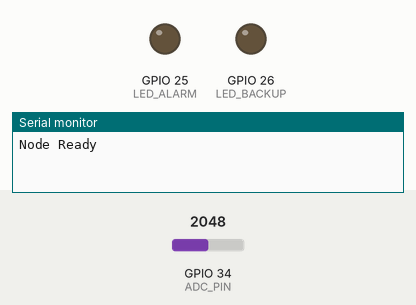
This sketch was run on a simulated ESP32. Shown: output pins drawn as LEDs (lit = HIGH), the last lines printed to the serial monitor. The test bench sets the inputs (shaded band); at power-on: GPIO 34 (ADC_PIN) = 2048.

Above: at 1.7 s.
1.8 s: GPIO 34 (ADC_PIN) set to 2126
3.4 s: GPIO 34 (ADC_PIN) set to 2225
At 3.8 s:
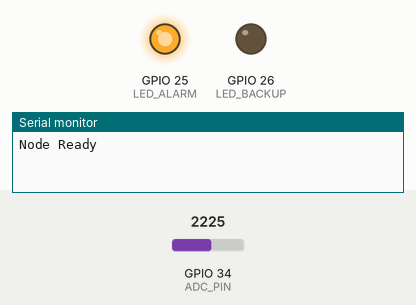
4.9 s: GPIO 34 (ADC_PIN) set to 2704
6.6 s: GPIO 34 (ADC_PIN) set to 2783
At 7.5 s:
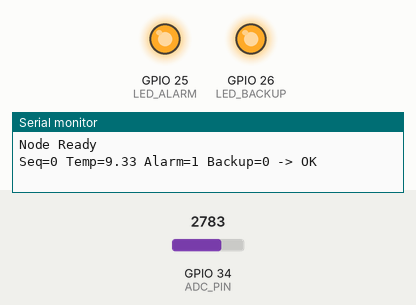
8.1 s: GPIO 34 (ADC_PIN) set to 2047
At 9.2 s:
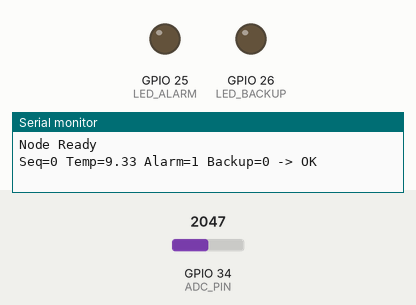
9.7 s: GPIO 34 (ADC_PIN) set to 2866
At 11.0 s:
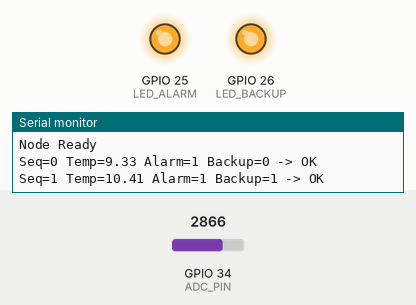
Timing chart, 0 to 12.3 s (numbered marks = the images above; inputs shaded):
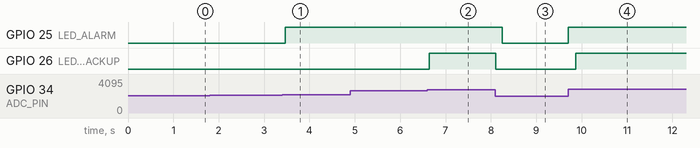

Measured:
- the behaviour switches between 2184 and 2185 on GPIO 34 (ADC_PIN) (found by bisection; images 0 and 1)
- the behaviour switches between 2730 and 2731 on GPIO 34 (ADC_PIN) (found by bisection; images 1 and 2)
- after the input at 1.8 s, every drawn part: stays the same
- after the input at 3.4 s, GPIO 25 (LED_ALARM): LOW → HIGH after 0.07 s
- after the input at 6.6 s, GPIO 26 (LED_BACKUP): LOW → HIGH at once
- after the input at 8.1 s, GPIO 25 (LED_ALARM): HIGH → LOW after 0.15 s; GPIO 26 (LED_BACKUP): HIGH → LOW at once
- after the input at 9.7 s, GPIO 25 (LED_ALARM): LOW → HIGH at once; GPIO 26 (LED_BACKUP): LOW → HIGH after 0.16 s

The sketch:

Node_Plus.ino
```cpp
#include <WiFi.h>
#include <esp_now.h>
#include <esp_wifi.h>

#define ADC_PIN       34
#define LED_ALARM     25
#define LED_BACKUP    26

uint8_t GATEWAY_MAC[] = { 0x88, 0x57, 0x21, 0xBC, 0x56, 0x8C };
static const uint8_t ESPNOW_CH = 6;

const float ALARM_TEMP  = 8.0;
const float BACKUP_TEMP = 10.0;
const unsigned long SAMPLE_MS = 5000;

typedef struct __attribute__((packed)) {
  uint32_t seq;
  uint32_t ts_ms;
  float    temp_c;
  uint8_t  alarm_on;
  uint8_t  backup_on;
} TelemetryMsg;

enum CmdType : uint8_t {
  CMD_NONE        = 0,
  CMD_RESET_ALARM = 1,
  CMD_BACKUP_ON   = 2,
  CMD_BACKUP_OFF  = 3
};

typedef struct __attribute__((packed)) {
  uint32_t cmd_seq;
  uint8_t  cmd_type;
} ControlMsg;

uint32_t seq = 0;
unsigned long lastSend = 0;
float tempEMA = 5.0;
const float alpha = 0.2;

unsigned long alarmSuppressUntil = 0;
int backupForced = -1;

float mapFloat(float x, float in_min, float in_max, float out_min, float out_max) {
  return (x - in_min) * (out_max - out_min) / (in_max - in_min) + out_min;
}

void onDataSent(const wifi_tx_info_t *tx_info, esp_now_send_status_t status) {
}

void onRecv(const esp_now_recv_info_t *info, const uint8_t *data, int len) {
  if (len != (int)sizeof(ControlMsg)) return;

  ControlMsg c;
  memcpy(&c, data, sizeof(c));

  Serial.printf("CMD: %d (Seq=%u)\n", c.cmd_type, c.cmd_seq);

  if (c.cmd_type == CMD_RESET_ALARM) {
    alarmSuppressUntil = millis() + 10000;
  } else if (c.cmd_type == CMD_BACKUP_ON) {
    backupForced = 1;
  } else if (c.cmd_type == CMD_BACKUP_OFF) {
    backupForced = 0;
  }
}

void setup() {
  Serial.begin(115200);
  delay(500);

  pinMode(LED_ALARM, OUTPUT);
  pinMode(LED_BACKUP, OUTPUT);
  digitalWrite(LED_ALARM, LOW);
  digitalWrite(LED_BACKUP, LOW);

  WiFi.mode(WIFI_STA);
  WiFi.disconnect(true, true);
  esp_wifi_set_ps(WIFI_PS_NONE);
  esp_wifi_set_channel(ESPNOW_CH, WIFI_SECOND_CHAN_NONE);

  if (esp_now_init() != ESP_OK) {
    Serial.println("ESP-NOW Init Failed");
    ESP.restart();
  }

  esp_now_register_send_cb(onDataSent);
  esp_now_register_recv_cb(onRecv);

  esp_now_peer_info_t peerInfo = {};
  memcpy(peerInfo.peer_addr, GATEWAY_MAC, 6);
  peerInfo.channel = ESPNOW_CH;
  peerInfo.encrypt = false;

  if (esp_now_add_peer(&peerInfo) != ESP_OK) {
    Serial.println("Add Peer Failed");
  } else {
    Serial.println("Node Ready");
  }
}

void loop() {
  unsigned long now = millis();

  int adc = analogRead(ADC_PIN);
  float tempRaw = mapFloat(adc, 0, 4095, 0.0, 15.0);

  tempEMA = alpha * tempRaw + (1.0 - alpha) * tempEMA;

  bool alarmCondition = (tempEMA > ALARM_TEMP);
  bool alarmState = alarmCondition;

  if (now < alarmSuppressUntil) {
    alarmState = false;
  }

  bool backupCondition = (tempEMA > BACKUP_TEMP);
  bool backupState = backupCondition;

  if (backupForced == 1) backupState = true;
  if (backupForced == 0) backupState = false;

  digitalWrite(LED_ALARM, alarmState ? HIGH : LOW);
  digitalWrite(LED_BACKUP, backupState ? HIGH : LOW);

  if (now - lastSend >= SAMPLE_MS) {
    lastSend = now;

    TelemetryMsg t;
    t.seq = seq++;
    t.ts_ms = now;
    t.temp_c = tempEMA;
    t.alarm_on = alarmState ? 1 : 0;
    t.backup_on = backupState ? 1 : 0;

    esp_err_t result = esp_now_send(GATEWAY_MAC, (uint8_t*)&t, sizeof(t));

    Serial.printf("Seq=%u Temp=%.2f Alarm=%d Backup=%d -> %s\n",
                  t.seq, t.temp_c, t.alarm_on, t.backup_on,
                  result == ESP_OK ? "OK" : "ERR");
  }

  delay(20);
}
```
